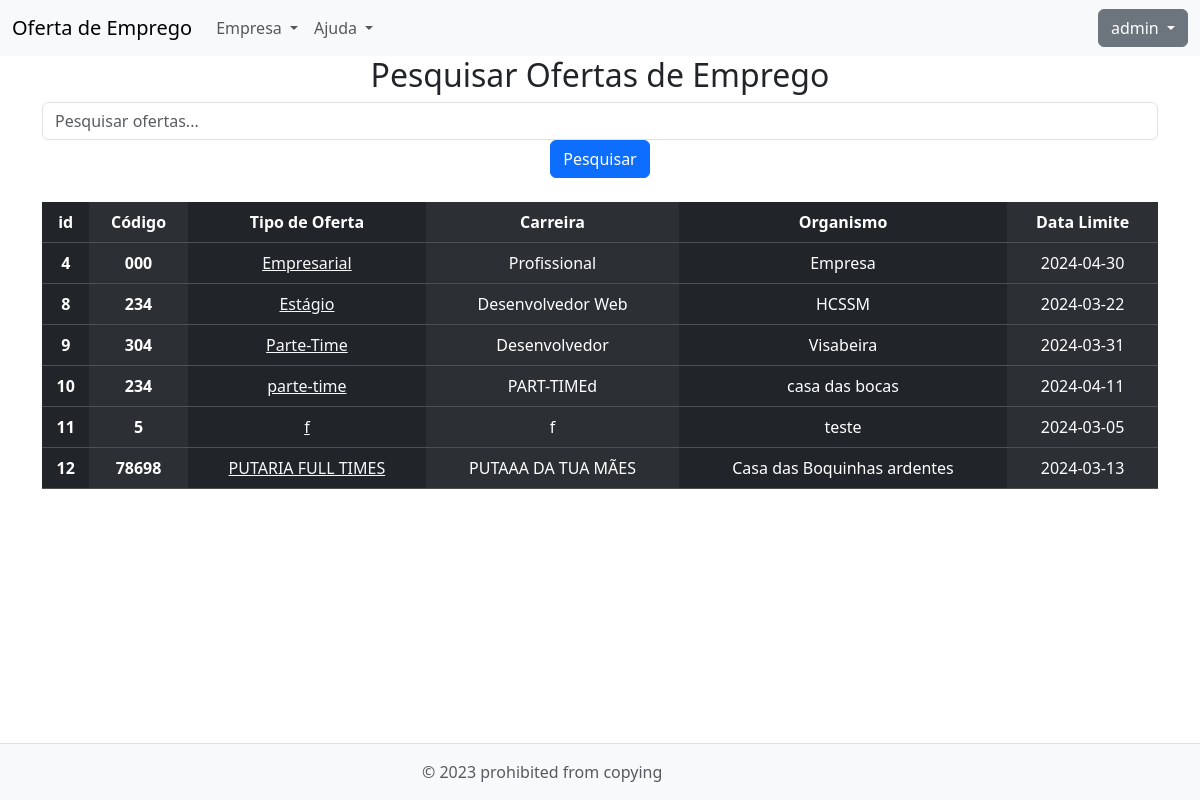
Screenshot of /index.php (signed in) with the database file from the repository.
### tables this page shows
CREATE TABLE `anuncios` (
  `id` int(255) NOT NULL,
  `codigo` varchar(255) DEFAULT NULL,
  `tipo_de_oferta` varchar(255) DEFAULT NULL,
  `carreira` varchar(255) DEFAULT NULL,
  `organismo` varchar(255) DEFAULT NULL,
  `data_limite` date DEFAULT NULL,
  `Descricao` text NOT NULL
);

### index.php (the view, shortened to what this page needs)
<?php
require(__DIR__ . '/inc/header.php');
$servername = "localhost";
$username = "root";
$password = '';
$dbname = "site";
try {
    $conn = new PDO("mysql:host=$servername;dbname=$dbname", $username, $password);
    $conn->setAttribute(PDO::ATTR_ERRMODE, PDO::ERRMODE_EXCEPTION);
    $sql = "SELECT * FROM `anuncios`;";
    $result = $conn->query($sql);
} catch (PDOException $e) {
    echo "Conexão falhou: " . $e->getMessage();
}
$sql = "SELECT * FROM `anuncios`";
try {
    $result = $conn->query($sql);
} catch (PDOException $e) {
    echo "Erro na consulta: " . $e->getMessage();
}
?>
<nav class="navbar navbar-expand-lg bg-body-tertiary">
    <div class="container-fluid">
        <a class="navbar-brand" href="#"> Oferta de Emprego</a>
        <div class="collapse navbar-collapse" id="navbarSupportedContent">
            <ul class="navbar-nav me-auto mb-2 mb-lg-0">
                <li class="nav-item dropdown">
                    <a class="nav-link dropdown-toggle" href="#" role="button" data-bs-toggle="dropdown" aria-expanded="false">
                        Empresa
                    </a>
                </li>
                <li class="nav-item dropdown">
                    <a class="nav-link dropdown-toggle" href="#" role="button" data-bs-toggle="dropdown" aria-expanded="false">
                        Ajuda
                    </a>
                </li>
            </ul>
      <?php
if (isset($_SESSION['loggedin']) && $_SESSION['loggedin'] == true) {
?>
    <div class="dropdown">
        <button class="btn btn-secondary dropdown-toggle" type="button" id="loginDropdown" data-bs-toggle="dropdown" aria-expanded="false">
            <?php echo $_SESSION['username']; ?>
        </button>
    </div>
<?php } ?>
        </div>
    </div>
</nav>
<div class="container text-center">
    <div class="mx-auto">
        <h2>Pesquisar Ofertas de Emprego</h2>
        <form action="" method="get">
            <input type="text" name="search" class="form-control" placeholder="Pesquisar ofertas...">
            <button type="submit" class="btn btn-primary">Pesquisar</button>
        </form>
        <br>
        <table class="table table-dark table-striped-columns">
            <thead>
                <tr>
                    <th scope="col">id</th>
                    <th scope="col">Código</th>
                    <th scope="col">Tipo de Oferta</th>
                    <th scope="col">Carreira</th>
                    <th scope="col">Organismo</th>
                    <th scope="col">Data Limite</th>
                </tr>
            </thead>
            <tbody>
                <?php
                try {
                    if ($result->rowCount() > 0) {
                        while ($row = $result->fetch(PDO::FETCH_ASSOC)) {
                            echo '<tr>';
                            echo '<th scope="row">' . $row['id'] . '</th>';
                            echo '<th scope="row">' . $row['codigo'] . '</th>';
                            echo '<td><a class="link-light"  href="detalhes_anuncio.php?id=' . $row['id'] . '">' . $row['tipo_de_oferta'] . '</a></td>';
                            echo '<td>' . $row['carreira'] . '</td>';
                            echo '<td>' . $row['organismo'] . '</td>';
                            echo '<td>' . $row['data_limite'] . '</td>';
                            echo '</tr>';
                        }
                    } else {
                        echo '<tr><td colspan="6">Sem anúncios disponíveis.</td></tr>';
                    }
                } catch (PDOException $e) {
                    echo "Erro na consulta: " . $e->getMessage();
                }
                ?>
            </tbody>
        </table>
    </div>
</div>
<?php
require __DIR__ . '/inc/footer.php';
?>

### rows the page displays
anuncios: id "4", codigo "000", tipo_de_oferta "Empresarial", carreira "Profissional", organismo "Empresa", data_limite "2024-04-30"
anuncios: id "8", codigo "234", tipo_de_oferta "Estágio", carreira "Desenvolvedor Web", organismo "HCSSM", data_limite "2024-03-22"
anuncios: id "9", codigo "304", tipo_de_oferta "Parte-Time", carreira "Desenvolvedor", organismo "Visabeira", data_limite "2024-03-31"
anuncios: id "10", codigo "234", tipo_de_oferta "parte-time", carreira "PART-TIMEd", organismo "casa das bocas", data_limite "2024-04-11"
anuncios: id "11", codigo "5", tipo_de_oferta "f", carreira "f", organismo "teste", data_limite "2024-03-05"
anuncios: id "12", codigo "78698", tipo_de_oferta "PUTARIA FULL TIMES", carreira "PUTAAA DA TUA MÃES", organismo "Casa das Boquinhas ardentes", data_limite "2024-03-13"

### other values shown
$_SESSION['username'] "admin"
